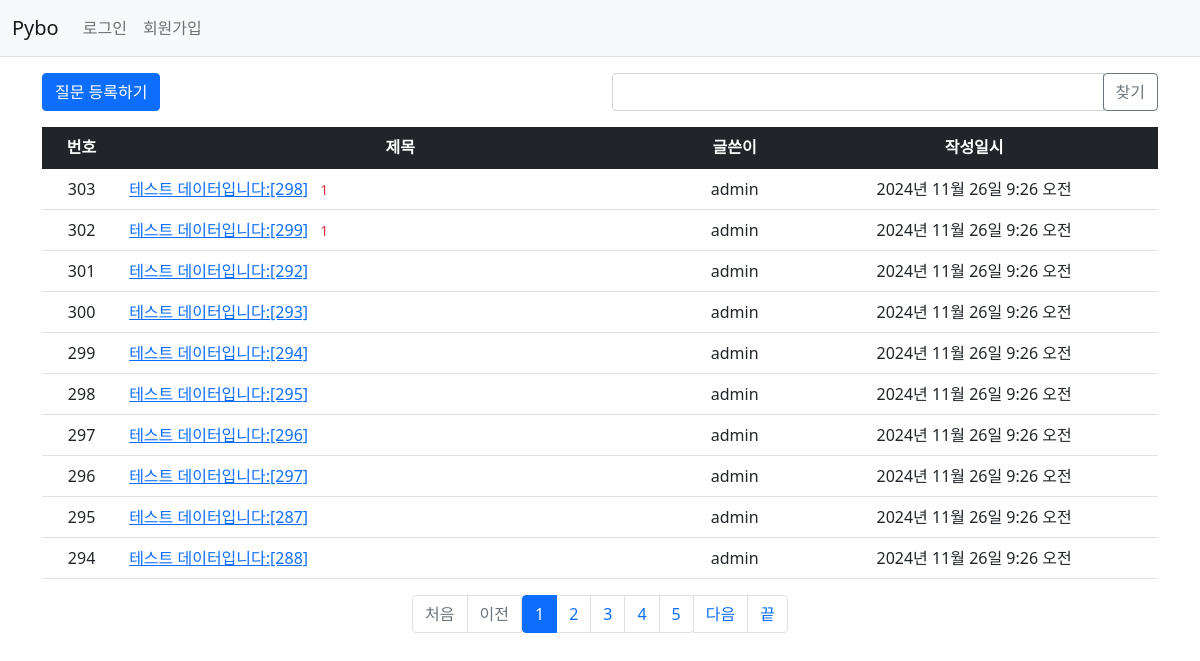
The page /pybo/ on the database as committed earlier.
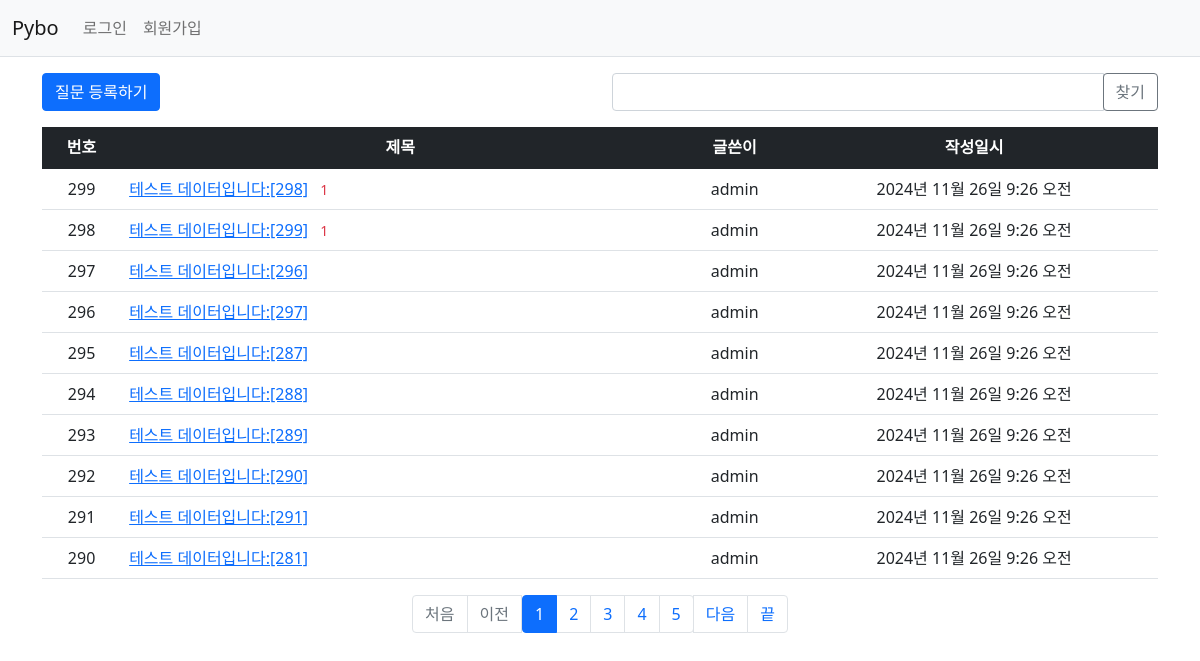
The same page on the database as committed later.
### pybo/models.py (models this page shows, shortened)
class Question(models.Model):
    author = models.ForeignKey(
        User, on_delete=models.CASCADE, related_name="author_question"
    )
    subject = models.CharField(max_length=200)
    content = models.TextField()
    create_date = models.DateTimeField()
    modify_date = models.DateTimeField(null=True, blank=True)
    voter = models.ManyToManyField(User, related_name="voter_question")

### pybo/views/base_views.py (the view, shortened to what this page needs)
# urls.py: path("", base_views.index, name="index"),
def index(request):
    page = request.GET.get("page", "1")
    kw = request.GET.get("kw", "")
    question_list = Question.objects.order_by("-create_date")
    paginator = Paginator(question_list, 10)
    max_index = len(paginator.page_range)
    page_obj = paginator.get_page(page)
    current_page = int(page)
    group_start = ((current_page - 1) // 5) * 5 + 1
    group_end = min(group_start + 4, paginator.num_pages)
    context = {
        "question_list": page_obj,
        "page": page,
        "kw": kw,
        "max_index": max_index,
        "group_start": group_start,
        "group_end": group_end,
    }
    return render(request, "pybo/question_list.html", context)

### pybo/templatetags/pybo_filter.py (called while the page is built)
@register.filter
def sub(value, arg):
    return value - arg

### templates/pybo/question_list.html (shortened to what this page needs)
{% extends "base.html" %}
{% load pybo_filter %}
{% block content %}
<div class="container my-3">
    <div class="row my-3">
        <div class="col-6">
            <a href="{% url 'pybo:question_create' %}" class="btn btn-primary">질문 등록하기</a>
        </div>
        <div class="col-6">
            <div class="input-group">
                <input type="text" id="search_kw" class="form-control" value="{{ kw|default_if_none:'' }}">
                <div class="input-group-append">
                    <button class="btn btn-outline-secondary" type="button" id="btn_search">찾기</button>
                </div>
            </div>
        </div>
    </div>
    <table class="table">
        <thead>
        <tr class="text-center table-dark">
            <th>번호</th>
            <th style="width:50%">제목</th>
            <th>글쓴이</th>
            <th>작성일시</th>
        </tr>
        </thead>
        <tbody>
        {% if question_list %}
        {% for question in question_list %}
        <tr class="text-center">
            <td>
                {{ question_list.paginator.count|sub:question_list.start_index|sub:forloop.counter0|add:1 }}
            </td>
            <td class="text-start">
                <a href="{% url 'pybo:detail' question.id %}">{{ question.subject }}</a>
                {% if question.answer_set.count > 0 %}
                <span class="text-danger small mx-2">{{ question.answer_set.count }}</span>
                {% endif %}
            </td>
            <td>{{ question.author.username }}</td>
            <td>{{ question.create_date }}</td>
        </tr>
        {% endfor %}
        {% else %}
        <tr>
            <td colspan="4">질문이 없습니다.</td>
        </tr>
        {% endif %}
        </tbody>
    </table>
    <ul class="pagination justify-content-center">
        {% if question_list.has_previous %}
        <li class="page-item">
            <a class="page-link" data-page="{{ 1 }}"
                href="javascript:void(0)">처음</a>
        </li>
        {% else %}
        <li class="page-item disabled">
            <a class="page-link" tabindex="-1" aria-disabled="true" href="#">처음</a>
        </li>
        {% endif %}
        {% if question_list.has_previous %}
        <li class="page-item">
            <a class="page-link" data-page="{{ question_list.previous_page_number }}"
               href="javascript:void(0)">이전</a>
        </li>
        {% else %}
        <li class="page-item disabled">
            <a class="page-link" tabindex="-1" aria-disabled="true" href="#">이전</a>
        </li>
        {% endif %}
        <ul class="pagination">
            {% for page_number in question_list.paginator.page_range %}
                {% if page_number >= group_start and page_number <= group_end %}
                    <li class="page-item {% if page_number == question_list.number %}active{% endif %}">
                        <a class="page-link" href="?page={{ page_number }}">{{ page_number }}</a>
                    </li>
                {% endif %}
                {% endfor %}
        </ul>
        {% if question_list.has_next %}
        <li class="page-item">
            <a class="page-link" data-page="{{ question_list.next_page_number }}"
               href="javascript:void(0)">다음</a>
        </li>
        {% else %}
        <li class="page-item disabled">
            <a class="page-link" tabindex="-1" aria-disabled="true" href="#">다음</a>
        </li>
        {% endif %}
        {% if question_list.has_next %}
        <li class="page-item">
            <a class="page-link" data-page="{{ max_index }}"
                href="javascript:void(0)">끝</a>
        {% else %}
        <li class="page-item disabled">
            <a class="page-link" tabindex="-1" aria-disabled="true" href="#">끝</a>
        {% endif %}
    </ul>
</div>
{% endblock %}

Rows that differ between the two databases and show on the page:
removed Question: paginator.count|sub "301", subject "테스트 데이터입니다:[292]", author.username "admin", create_date "2024년 11월 26일 9:26 오전"
removed Question: paginator.count|sub "300", subject "테스트 데이터입니다:[293]", author.username "admin", create_date "2024년 11월 26일 9:26 오전"
removed Question: paginator.count|sub "299", subject "테스트 데이터입니다:[294]", author.username "admin", create_date "2024년 11월 26일 9:26 오전"
removed Question: paginator.count|sub "298", subject "테스트 데이터입니다:[295]", author.username "admin", create_date "2024년 11월 26일 9:26 오전"
changed Question "테스트 데이터입니다:[298]": paginator.count|sub "303" → "299"
changed Question "테스트 데이터입니다:[299]": paginator.count|sub "302" → "298"
now on this page (row unchanged): Question: paginator.count|sub "293", subject "테스트 데이터입니다:[289]", author.username "admin", create_date "2024년 11월 26일 9:26 오전"
now on this page (row unchanged): Question: paginator.count|sub "292", subject "테스트 데이터입니다:[290]", author.username "admin", create_date "2024년 11월 26일 9:26 오전"
now on this page (row unchanged): Question: paginator.count|sub "291", subject "테스트 데이터입니다:[291]", author.username "admin", create_date "2024년 11월 26일 9:26 오전"
now on this page (row unchanged): Question: paginator.count|sub "290", subject "테스트 데이터입니다:[281]", author.username "admin", create_date "2024년 11월 26일 9:26 오전"
